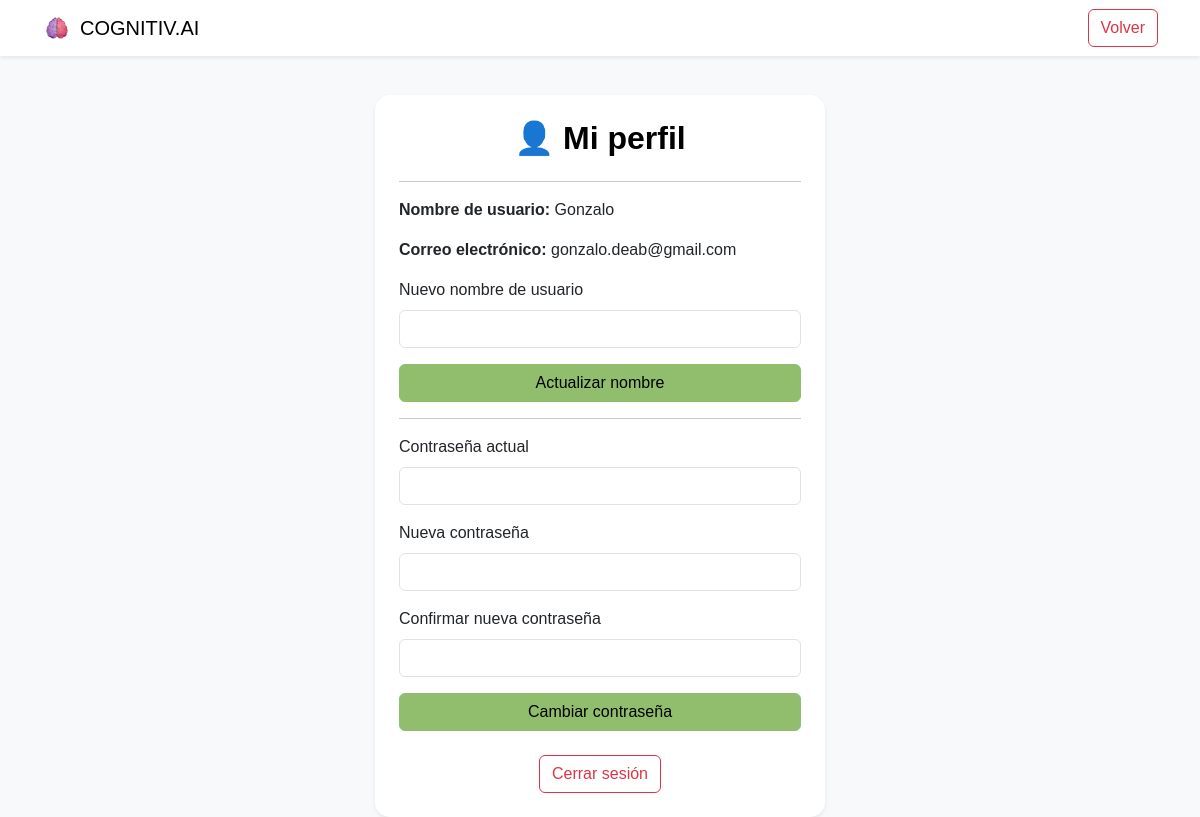
Before: /perfil (signed in) with the older database file.
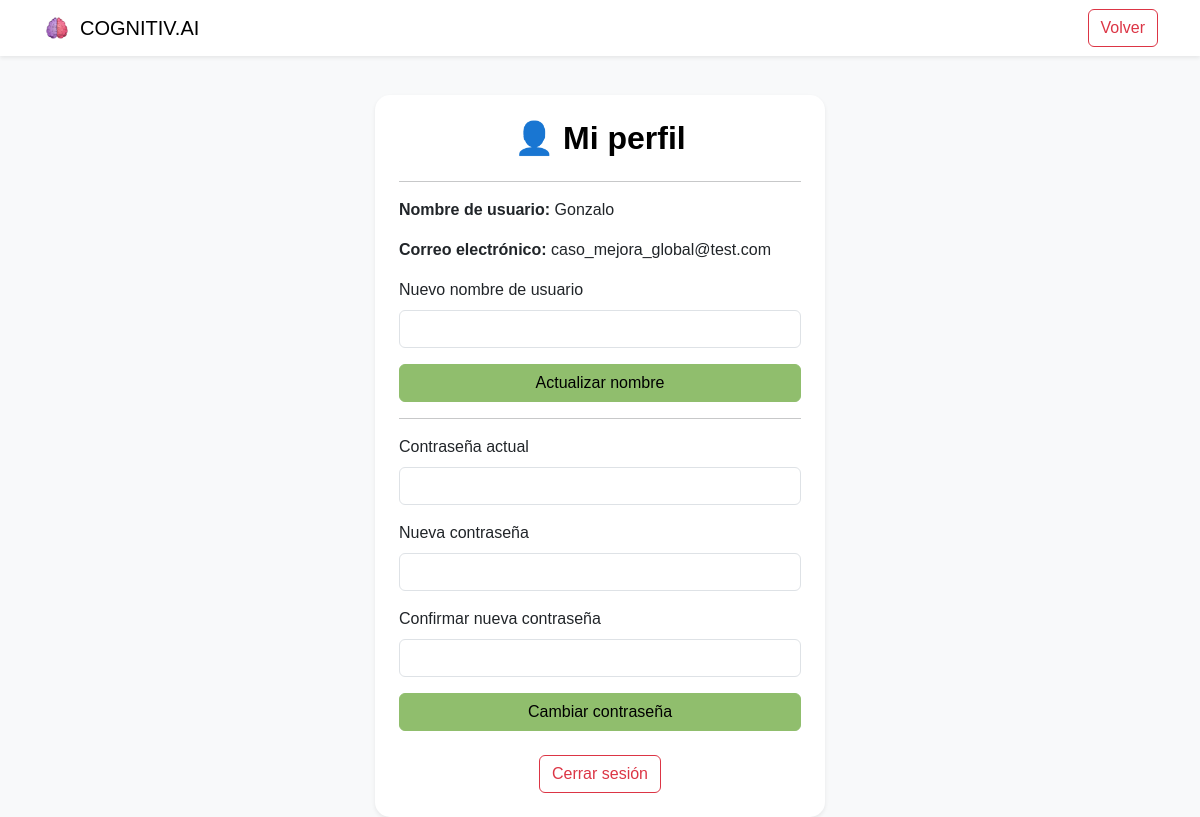
After: the same page with the newer database file.
### models/database.py (models this page shows)
class User(db.Model, UserMixin):
    id = db.Column(db.Integer, primary_key=True)
    username = db.Column(db.String(150), nullable=False)
    email = db.Column(db.String(150), unique=True, nullable=False)
    password = db.Column(db.String(150), nullable=False)
    last_report = db.Column(db.DateTime, default=None)

### routes/perfil.py (the view)
@perfil.route('/perfil')
@login_required
def ver_perfil():
    return render_template('perfil.html', user=current_user)

### main.py (called while the page is built)
@login_manager.user_loader
def load_user(user_id):
    return User.query.get(int(user_id))  # Cargar usuario desde la base de datos

### templates/perfil.html (shortened to what this page needs)
<!DOCTYPE html>
<html lang="es">
<head>
    <link href="https://cdn.jsdelivr.net/npm/bootstrap@5.3.0/dist/css/bootstrap.min.css" rel="stylesheet">
    <link rel="stylesheet" href="{{ url_for('static', filename='css/styles.css') }}">
    <link rel="stylesheet" href="{{ url_for('static', filename='css/navbar.css') }}">
</head>
<body class="bg-light">
    <nav class="navbar navbar-expand-lg navbar-light bg-white shadow-sm">
        <div class="container d-flex justify-content-between align-items-center">
            <a class="navbar-brand d-flex align-items-center gap-2" href="#">
                <img src="{{ url_for('static', filename='img/brain.png') }}" alt="Logo" class="logo-cerebro">
                <span class="text-black">COGNITIV.AI</span>
            </a>
            <a href="{{ url_for('dashboard.user_dashboard') }}" class="btn btn-outline-danger volver-btn">Volver</a>
        </div>
    </nav>
    <div class="container d-flex justify-content-center mt-4">
        <div class="perfil-card shadow-sm p-4">
            <h2 class="titulo-pagina">👤 Mi perfil</h2>
            <hr>
            <p><strong>Nombre de usuario:</strong> {{ user.username }}</p>
            <p><strong>Correo electrónico:</strong> {{ user.email }}</p>
            <form action="{{ url_for('perfil.editar_nombre') }}" method="POST" class="mt-3">
                <div class="mb-3">
                    <label for="new_username" class="form-label">Nuevo nombre de usuario</label>
                    <input type="text" class="form-control" id="new_username" name="new_username" required>
                </div>
                <button type="submit" class="btn btn-perfil w-100">Actualizar nombre</button>
            </form>
            <hr>
            <form action="{{ url_for('perfil.cambiar_password') }}" method="POST">
                <div class="mb-3">
                    <label for="current_password" class="form-label">Contraseña actual</label>
                    <input type="password" class="form-control" id="current_password" name="current_password" required>
                </div>
                <div class="mb-3">
                    <label for="new_password" class="form-label">Nueva contraseña</label>
                    <input type="password" class="form-control" id="new_password" name="new_password" required>
                </div>
                <div class="mb-3">
                    <label for="confirm_password" class="form-label">Confirmar nueva contraseña</label>
                    <input type="password" class="form-control" id="confirm_password" name="confirm_password" required>
                </div>
                <button type="submit" class="btn btn-perfil w-100">Cambiar contraseña</button>
            </form>
            <div class="text-center mt-4">
                <a href="{{ url_for('auth.logout') }}" class="btn btn-outline-danger">Cerrar sesión</a>
            </div>
        </div>
    </div>
</body>
</html>

### static/css/styles.css (style rules this page uses)
body { background-color: #f9f9f9; font-family: 'Poppins', sans-serif; }
h1, h2, h5 { font-family: 'Arial', sans-serif; }
.titulo-pagina { color: #000; font-size: 2rem; font-weight: 600; text-align: center; margin-bottom: 1.5rem; }
.btn-perfil { background-color: #90be6d; border-color: #90be6d; color: black; }
.perfil-card { max-width: 450px; width: 100%; background-color: #ffffff; border-radius: 15px; margin-top: 15px; box-shadow: 0 2px 8px rgba(0, 0, 0, 0.05); }

### static/css/navbar.css (style rules this page uses)
.logo-cerebro { width: 30px; height: 30px; }
.volver-btn { border-color: #dc3545; color: #dc3545; transition: 0.3s; }

Changed rows visible on the page:
changed User "Gonzalo": email "gonzalo.deab@gmail.com" → "caso_mejora_global@test.com"
